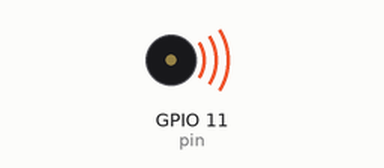
Simulated run of this program. Board: ESP32 board running MicroPython. Parts: buzzer (waves = sounding). At 15.1 s the program stops and its outputs stay as they are.

Above: at 1.92 s.
At 2.2 s:
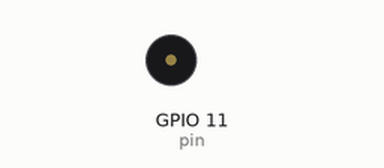
Timing chart, 0 to 3.0 s (numbered marks = the images above):
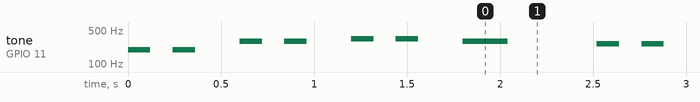

Measured:
- by itself, tone on GPIO 11 (pin): plays 196 Hz for 0.12 s, 196 Hz for 0.12 s, 294 Hz for 0.12 s, 294 Hz for 0.12 s, 330 Hz for 0.12 s, 330 Hz for 0.12 s … (42 notes in this stretch)

The program:

pwm_sounds.py
```python
from machine import Pin, PWM
import time

# Note frequencies
g3 = 196
a3 = 220
b3 = 247

c4 = 262
e4 = 330
d4 = 294

rest = 0

twinkle_notes = [g3, rest, g3, rest, rest, d4, rest, d4, rest, rest, e4, rest, e4, rest, rest, d4, d4, rest, rest, rest, rest,
                 c4, rest, c4, rest, rest, b3, rest, b3, rest, rest, a3, rest, a3, rest, rest, g3, g3, rest, rest, rest, rest,
                 d4, rest, d4, rest, rest, c4, rest, c4, rest, rest, b3, rest, b3, rest, rest, a3, a3, rest, rest, rest, rest,
                 d4, rest, d4, rest, rest, c4, rest, c4, rest, rest, b3, rest, b3, rest, rest, a3, a3, rest, rest, rest, rest,
                 g3, rest, g3, rest, rest, d4, rest, d4, rest, rest, e4, rest, e4, rest, rest, d4, d4, rest, rest, rest, rest,
                 c4, rest, c4, rest, rest, b3, rest, b3, rest, rest, a3, rest, a3, rest, rest, g3, g3, rest, rest, rest, rest]

pin = Pin(11, Pin.OUT)
pwm = PWM(pin, freq = b3, duty = 0)

try:
    for note in twinkle_notes:
        if note > 0:
            pwm.freq(note)
            pwm.duty(512)
        else:
            pwm.duty(0)
        time.sleep_ms(120)
finally:
    pwm.deinit()
```
